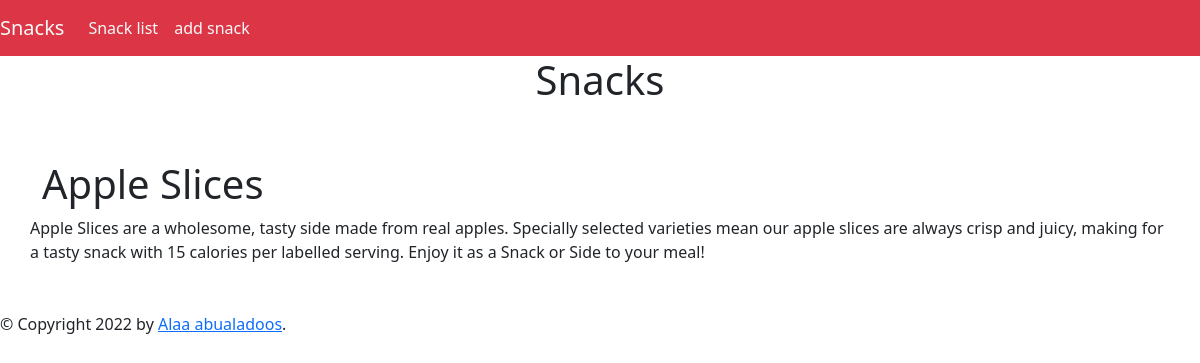
/1/, run on the app's committed database.
### snacks/models.py (models this page shows, shortened)
class Snack(models.Model):
    title=models.CharField(max_length=64)
    purchaser=models.ForeignKey(get_user_model(),on_delete=models.CASCADE)
    description=models.TextField()
    image_url=models.TextField(default='no image')

### snacks/views.py (the view)
# urls.py: path('<int:pk>/',SnackDetailView.as_view(),name='detail_list'),
class SnackDetailView(DetailView):
    template_name='snack_detail.html'
    model=Snack

### templates/snack_detail.html (shortened to what this page needs)
{% extends 'base.html' %}
{% block content %}
<h1 style="text-align: center;">Snacks</h1>
  <div class="py-5">
  <div class="container">
      <div class="row hidden-md-up">
  <h1>{{snack.title}}</h1>
  {{snack.description}}
  </div>
</div>
</div>
{% endblock %}

### data on the page
Snack: title "Apple Slices", description "Apple Slices are a wholesome, tasty side made from real apples. Specially selected varieties mean our apple slices are always crisp and juicy, making for a tasty snack with 15 calories per labelled serving. Enjoy it as a Snack or Side to your meal!"
